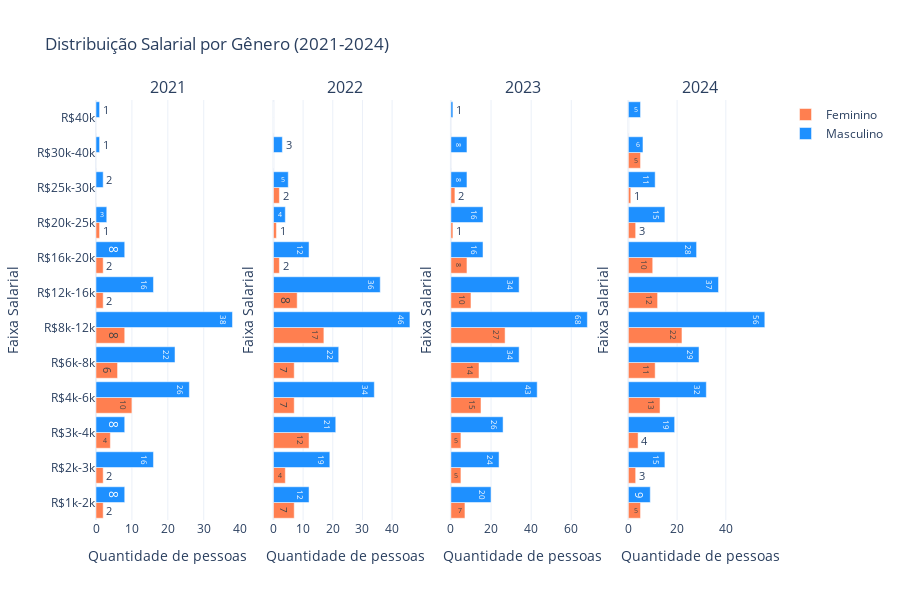

Notebook cell for this chart:
### Markdown cell above
# Visualizando os dados

### Code cell
# Distribuição faixa salarial x genero

def criar_piramide_salarial(df_rj):
    # Configurações de cores
    cores = {"Masculino": "#1E90FF", "Feminino": "#FF7F50"}

    # Criando figura com subplots
    fig = make_subplots(
        rows=1,
        cols=4,
        subplot_titles=("2021", "2022", "2023", "2024"),
        shared_yaxes=True
    )

    anos = ['2021', '2022', '2023', '2024']

    for idx, ano in enumerate(anos, 1):
        # Filtrando dados do ano atual
        df_grouped = df_rj[df_rj["ano_pesquisa"] == ano]
        df_grouped = df_grouped.groupby(["faixa_salarial", "genero"]).size().reset_index(name="count")
        
        # Pivot para separar por gênero
        df_plot = df_grouped.pivot(index="faixa_salarial", columns="genero", values="count").fillna(0)

        # Garantindo que as colunas existam
        for genero in ["Masculino", "Feminino"]:
            if genero not in df_plot.columns:
                df_plot[genero] = 0

        # Adicionando barras para Feminino
        fig.add_trace(
            go.Bar(
                y=df_plot.index,
                x=df_plot["Feminino"],
                name="Feminino",  # Removemos o ano para agrupar na legenda
                orientation="h",
                marker=dict(color=cores["Feminino"]),
                text=df_plot["Feminino"].astype(int),
                showlegend=True if idx == 1 else False  # Exibe legenda apenas no primeiro ano
            ),
            row=1,
            col=idx
        )

        # Adicionando barras para Masculino
        fig.add_trace(
            go.Bar(
                y=df_plot.index,
                x=df_plot["Masculino"],
                name="Masculino",  # Removemos o ano para agrupar na legenda
                orientation="h",
                marker=dict(color=cores["Masculino"]),
                text=df_plot["Masculino"].astype(int),
                showlegend=True if idx == 1 else False  # Exibe legenda apenas no primeiro ano
            ),
            row=1,
            col=idx
        )

    # Configurando layout
    fig.update_layout(
        title="Distribuição Salarial por Gênero (2021-2024)",
        template="plotly_white",
        height=600,
        bargap=0.1,
        showlegend=True
    )

    # Configurando eixos
    fig.update_xaxes(title_text="Quantidade de pessoas")
    fig.update_yaxes(title_text="Faixa Salarial")

    return fig

# Usar a função
fig = criar_piramide_salarial(df_rj)
fig.show()

### Figure 1 — Plotly figure (JSON) as saved in the notebook; plotly's stock layout.template omitted (floating-point values rounded to 4 significant figures)
{"data": [{"marker": {"color": "#FF7F50"}, "name": "Feminino", "orientation": "h", "showlegend": true, "text": [2, 2, 4, 10, 6, 8, 2, 2, 1, 0, 0, 0], "type": "bar", "x": [2, 2, 4, 10, 6, 8, 2, 2, 1, 0, 0, 0], "xaxis": "x", "y": ["R$1k-2k", "R$2k-3k", "R$3k-4k", "R$4k-6k", "R$6k-8k", "R$8k-12k", "R$12k-16k", "R$16k-20k", "R$20k-25k", "R$25k-30k", "R$30k-40k", "R$40k"], "yaxis": "y"}, {"marker": {"color": "#1E90FF"}, "name": "Masculino", "orientation": "h", "showlegend": true, "text": [8, 16, 8, 26, 22, 38, 16, 8, 3, 2, 1, 1], "type": "bar", "x": [8, 16, 8, 26, 22, 38, 16, 8, 3, 2, 1, 1], "xaxis": "x", "y": ["R$1k-2k", "R$2k-3k", "R$3k-4k", "R$4k-6k", "R$6k-8k", "R$8k-12k", "R$12k-16k", "R$16k-20k", "R$20k-25k", "R$25k-30k", "R$30k-40k", "R$40k"], "yaxis": "y"}, {"marker": {"color": "#FF7F50"}, "name": "Feminino", "orientation": "h", "showlegend": false, "text": [7, 4, 12, 7, 7, 17, 8, 2, 1, 2, 0, 0], "type": "bar", "x": [7, 4, 12, 7, 7, 17, 8, 2, 1, 2, 0, 0], "xaxis": "x2", "y": ["R$1k-2k", "R$2k-3k", "R$3k-4k", "R$4k-6k", "R$6k-8k", "R$8k-12k", "R$12k-16k", "R$16k-20k", "R$20k-25k", "R$25k-30k", "R$30k-40k", "R$40k"], "yaxis": "y2"}, {"marker": {"color": "#1E90FF"}, "name": "Masculino", "orientation": "h", "showlegend": false, "text": [12, 19, 21, 34, 22, 46, 36, 12, 4, 5, 3, 0], "type": "bar", "x": [12, 19, 21, 34, 22, 46, 36, 12, 4, 5, 3, 0], "xaxis": "x2", "y": ["R$1k-2k", "R$2k-3k", "R$3k-4k", "R$4k-6k", "R$6k-8k", "R$8k-12k", "R$12k-16k", "R$16k-20k", "R$20k-25k", "R$25k-30k", "R$30k-40k", "R$40k"], "yaxis": "y2"}, {"marker": {"color": "#FF7F50"}, "name": "Feminino", "orientation": "h", "showlegend": false, "text": [7, 5, 5, 15, 14, 27, 10, 8, 1, 2, 0, 0], "type": "bar", "x": [7, 5, 5, 15, 14, 27, 10, 8, 1, 2, 0, 0], "xaxis": "x3", "y": ["R$1k-2k", "R$2k-3k", "R$3k-4k", "R$4k-6k", "R$6k-8k", "R$8k-12k", "R$12k-16k", "R$16k-20k", "R$20k-25k", "R$25k-30k", "R$30k-40k", "R$40k"], "yaxis": "y3"}, {"marker": {"color": "#1E90FF"}, "name": "Masculino", "orientation": "h", "showlegend": false, "text": [20, 24, 26, 43, 34, 68, 34, 16, 16, 8, 8, 1], "type": "bar", "x": [20, 24, 26, 43, 34, 68, 34, 16, 16, 8, 8, 1], "xaxis": "x3", "y": ["R$1k-2k", "R$2k-3k", "R$3k-4k", "R$4k-6k", "R$6k-8k", "R$8k-12k", "R$12k-16k", "R$16k-20k", "R$20k-25k", "R$25k-30k", "R$30k-40k", "R$40k"], "yaxis": "y3"}, {"marker": {"color": "#FF7F50"}, "name": "Feminino", "orientation": "h", "showlegend": false, "text": [5, 3, 4, 13, 11, 22, 12, 10, 3, 1, 5, 0], "type": "bar", "x": [5, 3, 4, 13, 11, 22, 12, 10, 3, 1, 5, 0], "xaxis": "x4", "y": ["R$1k-2k", "R$2k-3k", "R$3k-4k", "R$4k-6k", "R$6k-8k", "R$8k-12k", "R$12k-16k", "R$16k-20k", "R$20k-25k", "R$25k-30k", "R$30k-40k", "R$40k"], "yaxis": "y4"}, {"marker": {"color": "#1E90FF"}, "name": "Masculino", "orientation": "h", "showlegend": false, "text": [9, 15, 19, 32, 29, 56, 37, 28, 15, 11, 6, 5], "type": "bar", "x": [9, 15, 19, 32, 29, 56, 37, 28, 15, 11, 6, 5], "xaxis": "x4", "y": ["R$1k-2k", "R$2k-3k", "R$3k-4k", "R$4k-6k", "R$6k-8k", "R$8k-12k", "R$12k-16k", "R$16k-20k", "R$20k-25k", "R$25k-30k", "R$30k-40k", "R$40k"], "yaxis": "y4"}], "layout": {"annotations": [{"font": {"size": 16}, "showarrow": false, "text": "2021", "x": 0.1062, "xanchor": "center", "xref": "paper", "y": 1, "yanchor": "bottom", "yref": "paper"}, {"font": {"size": 16}, "showarrow": false, "text": "2022", "x": 0.3688, "xanchor": "center", "xref": "paper", "y": 1, "yanchor": "bottom", "yref": "paper"}, {"font": {"size": 16}, "showarrow": false, "text": "2023", "x": 0.6313, "xanchor": "center", "xref": "paper", "y": 1, "yanchor": "bottom", "yref": "paper"}, {"font": {"size": 16}, "showarrow": false, "text": "2024", "x": 0.8938, "xanchor": "center", "xref": "paper", "y": 1, "yanchor": "bottom", "yref": "paper"}], "bargap": 0.1, "height": 600, "showlegend": true, "title": {"text": "Distribuição Salarial por Gênero (2021-2024)"}, "xaxis": {"anchor": "y", "domain": [0, 0.2125], "title": {"text": "Quantidade de pessoas"}}, "xaxis2": {"anchor": "y2", "domain": [0.2625, 0.475], "title": {"text": "Quantidade de pessoas"}}, "xaxis3": {"anchor": "y3", "domain": [0.525, 0.7375], "title": {"text": "Quantidade de pessoas"}}, "xaxis4": {"anchor": "y4", "domain": [0.7875, 1], "title": {"text": "Quantidade de pessoas"}}, "yaxis": {"anchor": "x", "domain": [0, 1], "title": {"text": "Faixa Salarial"}}, "yaxis2": {"anchor": "x2", "domain": [0, 1], "matches": "y", "showticklabels": false, "title": {"text": "Faixa Salarial"}}, "yaxis3": {"anchor": "x3", "domain": [0, 1], "matches": "y", "showticklabels": false, "title": {"text": "Faixa Salarial"}}, "yaxis4": {"anchor": "x4", "domain": [0, 1], "matches": "y", "showticklabels": false, "title": {"text": "Faixa Salarial"}}}}
